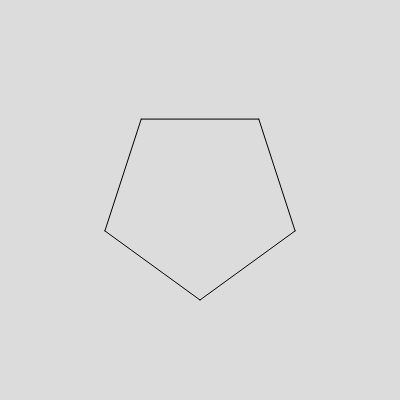
Frame 1 (no input)
Frame 60 (no input): identical to frame 1, image omitted
Frame 120 (the mouse pressed at the canvas centre since frame 60): identical to frame 1, image omitted

The p5.js sketch that drew this single still picture (run headless with seeded random() and noise() and a simulated clock; from frame 60 on, the mouse is pressed at the canvas centre):

// p5.js sketch
// ── sketch.js
//n represents the number of edges of the polygon
var n = 5;
//l represents the length to the centre 
var l = 100;




function setup() {
  createCanvas(400, 400);
  angleMode(DEGREES);
}

function draw() {
  translate(width / 2, height / 2);
  // rotate(360/10)
  background(220);
  pentagon()
}

function pentagon() {
  // push();
  // //tau is the angle in polar coordination
  const tau = 360/n;
  //calculating coordinate of each point in
  //could use tau here 
  const x1 = l * cos(tau/4),
    y1 = l * sin(18);
  const x2 = l * cos(90),
    y2 = l * sin(90);
  const x3 = l * cos(162),
    y3 = l * sin(162);
  const x4 = l * cos(234),
    y4 = l * sin(234);
  const x5 = l * cos(306),
    y5 = l * sin(306)
  strokeWeight(1);
  line(x1, y1, x2, y2);
  line(x2, y2, x3, y3);
  line(x3, y3, x4, y4);
  line(x4, y4, x5, y5);
  line(x5, y5, x1, y1);
  // pop();
}
